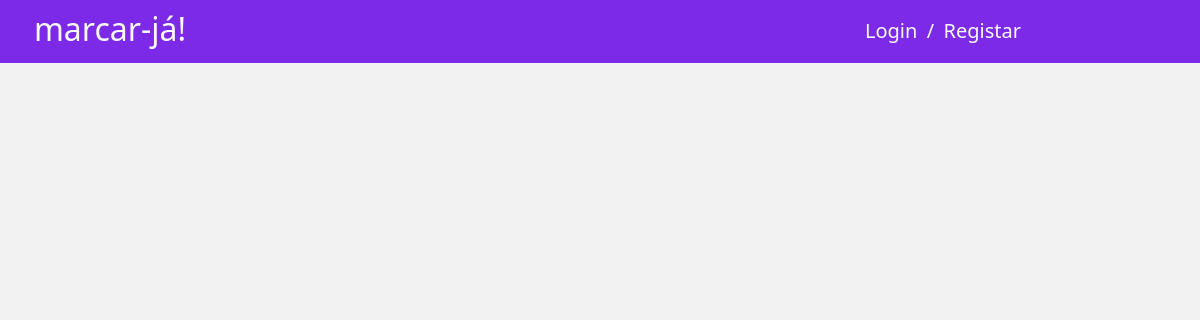
Before: /my_scheduler_api/ with the older database file.
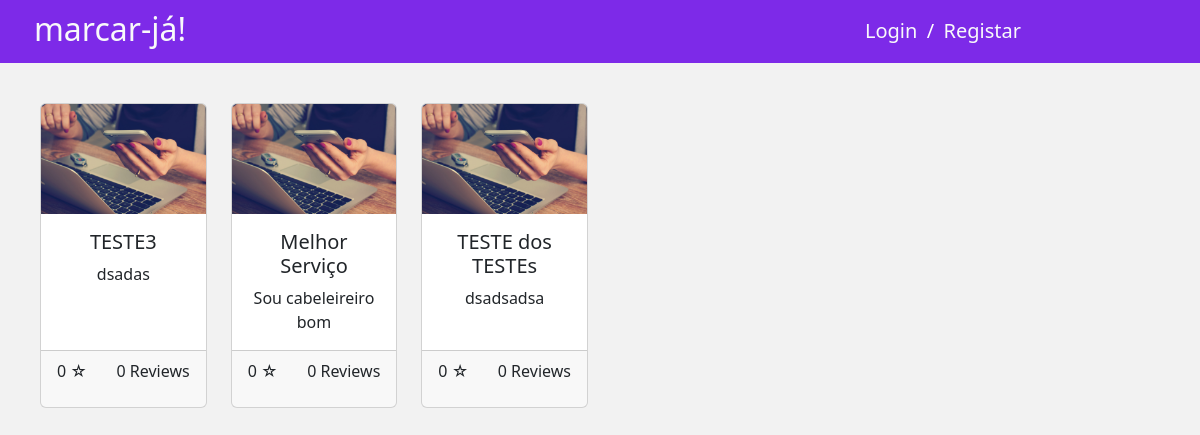
After: the same page with the newer database file.
### my_scheduler_api/models.py (models this page shows, shortened)
class Services(models.Model):
    client = models.ForeignKey(Client, on_delete=models.CASCADE)
    name = models.CharField(max_length=100)
    selected_times = models.JSONField()
    menuItems = models.JSONField()
    description = models.TextField()
    address = models.CharField(max_length=255)
    icon = models.ImageField(default="static/media/profile_default.png")
    banner = models.ImageField(default="static/media/profile_default.png")
    is_approved = models.BooleanField(default=False)
    def calculate_average_rating(self):
        reviews = Review.objects.filter(service=self)
        average_rating = reviews.aggregate(Avg('stars'))['stars__avg']
        if average_rating is None:
            return 0
        else:
            return round(average_rating, 1)
    def review_count(self):
        reviews = Review.objects.filter(service=self)
        count = reviews.count()
        return count

### my_scheduler_api/views.py (the view)
# urls.py: path('', views.index, name="index"),
def index(request):
    services = Services.objects.all()
    return render(request, 'index.html', {'services': services})

### my_scheduler_api/templates/index.html (shortened to what this page needs)
<!DOCTYPE html>
<html lang="pt">
<head>
    <link rel="stylesheet"
          href="https://cdnjs.cloudflare.com/ajax/libs/bootstrap-select/1.14.0-beta2/css/bootstrap-select.min.css">
    {% load static %}
    <link rel="stylesheet" type="text/css" href="{% static 'my_scheduler_api/bootstrap.min.css' %}"/>
    <link rel="stylesheet" type="text/css" href="{% static 'my_scheduler_api/style.css' %}"/>
</head>
<body class="bodyDiferent">
<header class="container-fluid">
    <div class="d-flex flex-row justify-content-between align-items-center">
        <div class="mr-left col-2">
            <a class="link-light link-opacity-50-hover link-underline link-underline-opacity-0"
               href="{% url 'my_scheduler_api:index' %}"><h2>marcar-já!</h2></a>
        </div>
        <div class="mr-right col-5">
            {% if not request.user.is_authenticated %}
                <a class="link-light link-opacity-50-hover link-underline link-underline-opacity-0"
                   href="{% url 'my_scheduler_api:register_or_login' %}?tab=login"><h5 class="d-inline">Login</h5></a>
                <h5 class="d-inline">&nbsp/&nbsp</h5>
                <a class="link-light link-opacity-50-hover link-underline link-underline-opacity-0"
                   href="{% url 'my_scheduler_api:register_or_login' %}?tab=register"><h5 class="d-inline">Registar</h5>
                </a>
            {% endif %}
        </div>
    </div>
</header>
<div class="content mt-4 ml-4 mr-4 mb-4">
    {% block conteudo %}
        <div class="row g-4" id="content-container">
            {% for service in services %}
                {% if service.is_approved %}
                    <div class="col-12 col-sm-6 col-md-4 col-lg-3 col-xl-2">
                        <a href="{% url 'my_scheduler_api:serviceDetail' service.id %}" class="service-link">
                            <div class="card h-100">
                                <img src="{% static 'my_scheduler_api/images/frontImg.jpg' %}" class="card-img-top"
                                     alt="Icone de {{ service.name }}">
                                <div class="card-body">
                                    <h5 class="card-title">{{ service.name }}</h5>
                                    <p class="card-text">{{ service.description |truncatechars:150 }}</p>
                                </div>
                                <div class="card-footer d-flex justify-content-between">
                                    <div class="left-content">
                                        <p class="average-rating">{{ service.calculate_average_rating }} ☆</p>
                                    </div>
                                    <div class="right-content">
                                        <p class="review-count">{{ service.review_count }} Reviews</p>
                                    </div>
                                </div>
                            </div>
                        </a>
                    </div>
                {% endif %}
            {% endfor %}
        </div>
    {% endblock %}
</div>
</body>
</html>

Changed rows visible on the page:
now on this page (row edited): Services: is_approved True (drawn), name "TESTE3", description "dsadas", calculate_average_rating "0", review_count "0"
now on this page (row edited): Services: is_approved True (drawn), name "Melhor Serviço", description "Sou cabeleireiro bom", calculate_average_rating "0", review_count "0"
now on this page (row edited): Services: is_approved True (drawn), name "TESTE dos TESTEs", description "dsadsadsa", calculate_average_rating "0", review_count "0"
